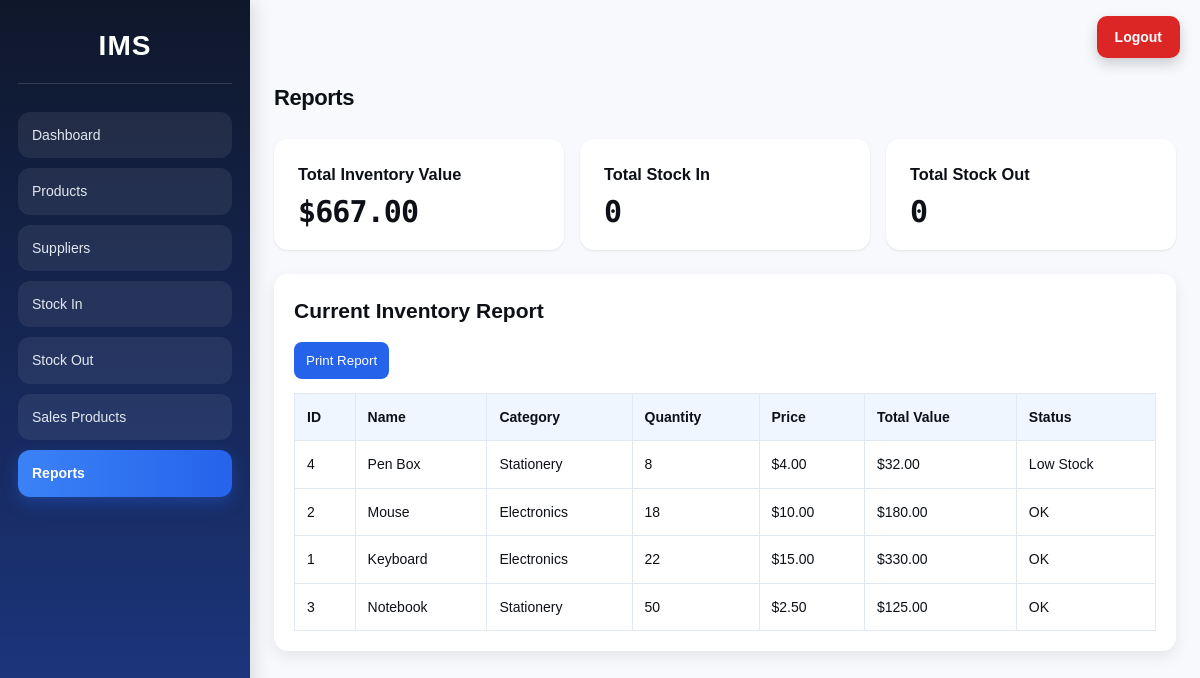
/reports.php (signed in), run on the app's committed database.
### tables this page shows
CREATE TABLE products (
    id INTEGER PRIMARY KEY AUTOINCREMENT,
    name TEXT NOT NULL,
    category TEXT NOT NULL,
    quantity INTEGER NOT NULL DEFAULT 0,
    price REAL NOT NULL DEFAULT 0,
    reorder_level INTEGER NOT NULL DEFAULT 5,
    supplier_id INTEGER NULL,
    FOREIGN KEY (supplier_id) REFERENCES suppliers(id) ON DELETE SET NULL
);

### reports.php (the view, shortened to what this page needs)
<?php
require_once 'includes/auth_check.php';
$inventoryValue = $pdo->query("SELECT COALESCE(SUM(quantity * price), 0) FROM products")->fetchColumn();
$inCount = $pdo->query("SELECT COALESCE(SUM(quantity), 0) FROM stock_movements WHERE movement_type = 'IN'")->fetchColumn();
$outCount = $pdo->query("SELECT COALESCE(SUM(quantity), 0) FROM stock_movements WHERE movement_type = 'OUT'")->fetchColumn();
$products = $pdo->query("SELECT * FROM products ORDER BY quantity ASC")->fetchAll();
require_once 'includes/header.php';
?>
<h1>Reports</h1>
<div class="cards">
    <div class="card">
        <h3>Total Inventory Value</h3>
        <p>$<?= number_format($inventoryValue, 2) ?></p>
    </div>
    <div class="card">
        <h3>Total Stock In</h3>
        <p><?= $inCount ?></p>
    </div>
    <div class="card">
        <h3>Total Stock Out</h3>
        <p><?= $outCount ?></p>
    </div>
</div>
<section class="panel">
    <h2>Current Inventory Report</h2>
    <button onclick="window.print()">Print Report</button>
    <table>
        <tr>
            <th>ID</th>
            <th>Name</th>
            <th>Category</th>
            <th>Quantity</th>
            <th>Price</th>
            <th>Total Value</th>
            <th>Status</th>
        </tr>
        <?php foreach ($products as $product): ?>
        <tr>
            <td><?= $product['id'] ?></td>
            <td><?= htmlspecialchars($product['name']) ?></td>
            <td><?= htmlspecialchars($product['category']) ?></td>
            <td><?= $product['quantity'] ?></td>
            <td>$<?= number_format($product['price'], 2) ?></td>
            <td>$<?= number_format($product['price'] * $product['quantity'], 2) ?></td>
            <td><?= ($product['quantity'] <= $product['reorder_level']) ? 'Low Stock' : 'OK' ?></td>
        </tr>
        <?php endforeach; ?>
    </table>
</section>
<?php require_once 'includes/footer.php'; ?>

### includes/header.php (shortened to what this page needs)
<!DOCTYPE html>
<html lang="en">
<head>
    <link rel="stylesheet" href="assets/style.css">
</head>
<body>
    <a href="#" class="logout-btn" onclick="openLogoutModal()">Logout</a>
    <div class="app">
    <aside class="sidebar" id="sidebar">
        <h2>IMS</h2>
        <nav>
    <a href="dashboard.php" class="<?= basename($_SERVER['PHP_SELF']) == 'dashboard.php' ? 'active' : '' ?>">Dashboard</a>
    <?php if ($_SESSION['user_role'] === 'admin'): ?>
        <a href="products.php" class="<?= basename($_SERVER['PHP_SELF']) == 'products.php' ? 'active' : '' ?>">Products</a>
        <a href="suppliers.php" class="<?= basename($_SERVER['PHP_SELF']) == 'suppliers.php' ? 'active' : '' ?>">Suppliers</a>
        <a href="stock_in.php" class="<?= basename($_SERVER['PHP_SELF']) == 'stock_in.php' ? 'active' : '' ?>">Stock In</a>
        <a href="stock_out.php" class="<?= basename($_SERVER['PHP_SELF']) == 'stock_out.php' ? 'active' : '' ?>">Stock Out</a>
        <a href="orders.php" class="<?= basename($_SERVER['PHP_SELF']) == 'orders.php' ? 'active' : '' ?>">Sales Products</a>
        <a href="reports.php" class="<?= basename($_SERVER['PHP_SELF']) == 'reports.php' ? 'active' : '' ?>">Reports</a>
    <?php else: ?>
        <a href="orders.php" class="<?= basename($_SERVER['PHP_SELF']) == 'orders.php' ? 'active' : '' ?>">Sales Products</a>
    <?php endif; ?>
</nav>
    </aside>
    <main class="main-content">

### includes/footer.php (shortened to what this page needs)
    </main>
</div>
</body>
</html>

### assets/style.css (style rules this page uses)
:root { --bg: #f8f9fc; --surface: #ffffff; --surface-2: #f1f4f9; --text-primary: #0d1117; --sidebar-bg: #0d1117; --sidebar-text: #c9d0de; --sidebar-hover: #1a1f2e; --shadow-sm: 0 1px 3px rgba(13,17,23,0.06), 0 1px 2px rgba(13,17,23,0.04); --shadow-md: 0 4px 12px rgba(13,17,23,0.08), 0 2px 4px rgba(13,17,23,0.04); --shadow-lg: 0 8px 24px rgba(13,17,23,0.10),0 3px 8px rgba(13,17,23,0.05); --radius-sm: 6px; --radius-md: 10px; --radius-lg: 14px; --radius-xl: 18px; -transition: 0.18s cubic-bezier(0.4, 0,0.2,1); }
* { margin: 0; padding: 0; box-sizing: border-box; font-family: Arial, sans-serif; }
body { font-family: 'DM Sans',sans-serif; background: var(--bg); color: var(--text-primary); font-size: 14px; line-height: 1.6; -webkit-font-smoothing: antialiased; }
.app { display: flex; min-height: 100vh; }
.sidebar { width: 250px; min-height: 100vh; background: linear-gradient(180deg, #0f172a 0%, #1e3a8a 100%); color: #ffffff; padding: 24px 18px; box-shadow: 4px 0 18px rgba(0, 0, 0, 0.12); position: sticky; top: 0; }
.sidebar h2 { margin-bottom: 28px; font-size: 28px; font-weight: 700; text-align: center; letter-spacing: 1px; padding-bottom: 14px; border-bottom: 1px solid rgba(255,255,255,0.15); }
.sidebar nav { display: flex; flex-direction: column; gap: 10px; }
.sidebar nav a { display: block; color: #e2e8f0; text-decoration: none; padding: 12px 14px; border-radius: 12px; background: rgba(255,255,255,0.07); transition: 0.25s ease; font-weight: 500; }
.sidebar nav a.active { background: linear-gradient(90deg, #3b82f6, #2563eb); color: white; font-weight: 600; box-shadow: 0 6px 16px rgba(37, 99, 235, 0.35); }
.main-content { flex: 1; width: 100%; padding: 24px; padding-top: 80px; }
h1 { font-size: 22px; font-weight: 600; letter-spacing: -0.02em; color: var(--text-primary); margin-bottom: 24px; }
.cards { display: grid; grid-template-columns: repeat(auto-fit, minmax(180px, 1fr)); gap: 16px; margin-bottom: 24px; }
.card { background: var(--surface); border-radius: var(--radius-lg); padding: 22px 24px; box-shadow: var(--shadow-sm); border: 1px solid var(--border); position: relative; overflow: hidden; transition: box-shadow var(--transition), transform var(--transition); }
.card p { font-size: 30px; font-weight: 600; letter-spacing: -0.03em; color: var(--text-primary); margin-top: 8px; font-family: 'DM Mono', monospace; line-height: 1.1; }
.panel { background: white; padding: 20px; border-radius: 14px; box-shadow: 0 6px 16px rgba(0,0,0,0.08); margin-bottom: 24px; }
.panel h2 { margin-bottom: 14px; }
input, select, button { padding: 11px 12px; border-radius: 8px; border: 1px solid #cbd5e1; }
button { background: #2563eb; color: white; border: none; cursor: pointer; }
table { width: 100%; border-collapse: collapse; margin-top: 14px; }
table th, table td { border: 1px solid #e2e8f0; padding: 12px; text-align: left; }
table th { background: #eff6ff; }
.logout-btn { position: fixed; top: 16px; right: 20px; background: #dc2626; color: white; padding: 10px 18px; border-radius: 10px; text-decoration: none; font-weight: 600; z-index: 1200; box-shadow: 0 6px 14px rgba(0,0,0,0.18); transition: 0.2s ease; }

### data on the page
products: id "4", name "Pen Box", category "Stationery", quantity "8", price "4.00", $product['price'] * $product['quantity'] "32.00", reorder_level "Low Stock"
products: id "2", name "Mouse", category "Electronics", quantity "18", price "10.00", $product['price'] * $product['quantity'] "180.00", reorder_level "OK"
products: id "1", name "Keyboard", category "Electronics", quantity "22", price "15.00", $product['price'] * $product['quantity'] "330.00", reorder_level "OK"
products: id "3", name "Notebook", category "Stationery", quantity "50", price "2.50", $product['price'] * $product['quantity'] "125.00", reorder_level "OK"

### other printed values
$inventoryValue "667.00"
$inCount "0"
$outCount "0"
